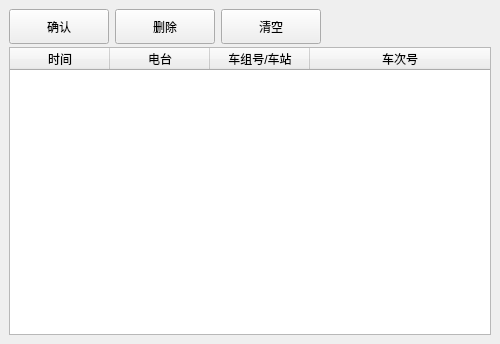
<?xml version="1.0" encoding="UTF-8"?>
<ui version="4.0">
 <class>CCallBackRequestWidget</class>
 <widget class="QWidget" name="CCallBackRequestWidget">
  <property name="geometry">
   <rect>
    <x>0</x>
    <y>0</y>
    <width>500</width>
    <height>344</height>
   </rect>
  </property>
  <property name="windowTitle">
   <string>CCallBackRequestWidget</string>
  </property>
  <layout class="QVBoxLayout" name="verticalLayout">
   <property name="spacing">
    <number>3</number>
   </property>
   <property name="leftMargin">
    <number>9</number>
   </property>
   <property name="topMargin">
    <number>9</number>
   </property>
   <property name="rightMargin">
    <number>9</number>
   </property>
   <property name="bottomMargin">
    <number>9</number>
   </property>
   <item>
    <widget class="QWidget" name="widget" native="true">
     <layout class="QHBoxLayout" name="horizontalLayout">
      <property name="leftMargin">
       <number>0</number>
      </property>
      <property name="topMargin">
       <number>0</number>
      </property>
      <property name="rightMargin">
       <number>0</number>
      </property>
      <property name="bottomMargin">
       <number>0</number>
      </property>
      <item>
       <widget class="QToolButton" name="toolButton">
        <property name="minimumSize">
         <size>
          <width>100</width>
          <height>35</height>
         </size>
        </property>
        <property name="text">
         <string>确认</string>
        </property>
       </widget>
      </item>
      <item>
       <widget class="QToolButton" name="toolButton_2">
        <property name="minimumSize">
         <size>
          <width>100</width>
          <height>35</height>
         </size>
        </property>
        <property name="text">
         <string>删除</string>
        </property>
       </widget>
      </item>
      <item>
       <widget class="QToolButton" name="toolButton_3">
        <property name="minimumSize">
         <size>
          <width>100</width>
          <height>35</height>
         </size>
        </property>
        <property name="text">
         <string>清空</string>
        </property>
       </widget>
      </item>
      <item>
       <spacer name="horizontalSpacer">
        <property name="orientation">
         <enum>Qt::Horizontal</enum>
        </property>
        <property name="sizeHint" stdset="0">
         <size>
          <width>161</width>
          <height>20</height>
         </size>
        </property>
       </spacer>
      </item>
     </layout>
    </widget>
   </item>
   <item>
    <widget class="QTableWidget" name="tableWidget">
     <attribute name="horizontalHeaderDefaultSectionSize">
      <number>100</number>
     </attribute>
     <attribute name="horizontalHeaderStretchLastSection">
      <bool>true</bool>
     </attribute>
     <column>
      <property name="text">
       <string>时间</string>
      </property>
     </column>
     <column>
      <property name="text">
       <string>电台</string>
      </property>
     </column>
     <column>
      <property name="text">
       <string>车组号/车站</string>
      </property>
     </column>
     <column>
      <property name="text">
       <string>车次号</string>
      </property>
     </column>
    </widget>
   </item>
  </layout>
 </widget>
 <layoutdefault spacing="6" margin="11"/>
 <resources/>
 <connections/>
</ui>
